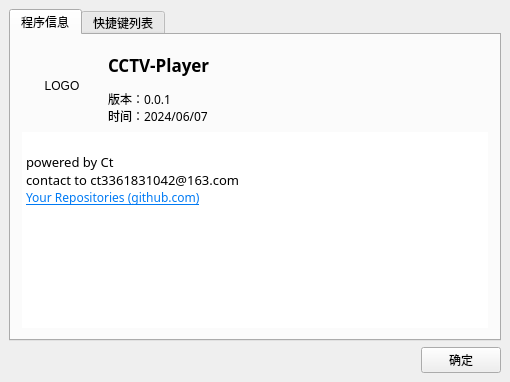
<?xml version="1.0" encoding="UTF-8"?>
<ui version="4.0">
 <class>About</class>
 <widget class="QWidget" name="About">
  <property name="geometry">
   <rect>
    <x>0</x>
    <y>0</y>
    <width>510</width>
    <height>382</height>
   </rect>
  </property>
  <property name="font">
   <font>
    <pointsize>9</pointsize>
   </font>
  </property>
  <property name="windowTitle">
   <string>0VoicePlayer 关于</string>
  </property>
  <property name="windowIcon">
   <iconset>
    <normaloff>://res/Player.ico</normaloff>://res/Player.ico</iconset>
  </property>
  <layout class="QGridLayout" name="gridLayout">
   <property name="leftMargin">
    <number>9</number>
   </property>
   <property name="topMargin">
    <number>9</number>
   </property>
   <property name="rightMargin">
    <number>9</number>
   </property>
   <property name="bottomMargin">
    <number>9</number>
   </property>
   <property name="spacing">
    <number>6</number>
   </property>
   <item row="0" column="0" colspan="2">
    <widget class="QTabWidget" name="tabWidget">
     <property name="currentIndex">
      <number>0</number>
     </property>
     <widget class="QWidget" name="tab">
      <attribute name="title">
       <string>程序信息</string>
      </attribute>
      <layout class="QGridLayout" name="gridLayout_4">
       <item row="0" column="0">
        <layout class="QVBoxLayout" name="verticalLayout">
         <item>
          <layout class="QHBoxLayout" name="horizontalLayout">
           <item>
            <widget class="QLabel" name="LogoLabel">
             <property name="minimumSize">
              <size>
               <width>80</width>
               <height>80</height>
              </size>
             </property>
             <property name="maximumSize">
              <size>
               <width>80</width>
               <height>80</height>
              </size>
             </property>
             <property name="text">
              <string>LOGO</string>
             </property>
             <property name="alignment">
              <set>Qt::AlignCenter</set>
             </property>
            </widget>
           </item>
           <item>
            <layout class="QGridLayout" name="gridLayout_2">
             <item row="0" column="0">
              <widget class="QLabel" name="label_2">
               <property name="font">
                <font>
                 <family>微软雅黑</family>
                 <pointsize>13</pointsize>
                 <weight>75</weight>
                 <bold>true</bold>
                </font>
               </property>
               <property name="text">
                <string>CCTV-Player</string>
               </property>
              </widget>
             </item>
             <item row="1" column="0">
              <widget class="QLabel" name="VersionLabel">
               <property name="font">
                <font>
                 <family>微软雅黑</family>
                 <pointsize>9</pointsize>
                </font>
               </property>
               <property name="text">
                <string>版本：0.0.1
时间：2024/06/07</string>
               </property>
              </widget>
             </item>
            </layout>
           </item>
          </layout>
         </item>
         <item>
          <widget class="QTextBrowser" name="textBrowser_2">
           <property name="font">
            <font>
             <family>微软雅黑</family>
             <pointsize>9</pointsize>
            </font>
           </property>
           <property name="frameShape">
            <enum>QFrame::NoFrame</enum>
           </property>
           <property name="html">
            <string>&lt;!DOCTYPE HTML PUBLIC &quot;-//W3C//DTD HTML 4.0//EN&quot; &quot;http://www.w3.org/TR/REC-html40/strict.dtd&quot;&gt;
&lt;html&gt;&lt;head&gt;&lt;meta name=&quot;qrichtext&quot; content=&quot;1&quot; /&gt;&lt;style type=&quot;text/css&quot;&gt;
p, li { white-space: pre-wrap; }
&lt;/style&gt;&lt;/head&gt;&lt;body style=&quot; font-family:'微软雅黑'; font-size:9pt; font-weight:400; font-style:normal;&quot;&gt;
&lt;p style=&quot;-qt-paragraph-type:empty; margin-top:0px; margin-bottom:0px; margin-left:0px; margin-right:0px; -qt-block-indent:0; text-indent:0px; font-family:'SimSun';&quot;&gt;&lt;br /&gt;&lt;/p&gt;
&lt;p style=&quot; margin-top:0px; margin-bottom:0px; margin-left:0px; margin-right:0px; -qt-block-indent:0; text-indent:0px;&quot;&gt;&lt;span style=&quot; font-family:'SimSun'; font-size:10pt;&quot;&gt;powered by Ct&lt;/span&gt;&lt;/p&gt;
&lt;p style=&quot; margin-top:0px; margin-bottom:0px; margin-left:0px; margin-right:0px; -qt-block-indent:0; text-indent:0px;&quot;&gt;&lt;span style=&quot; font-family:'SimSun'; font-size:10pt;&quot;&gt;contact to ct3361831042@163.com&lt;/span&gt;&lt;/p&gt;
&lt;p style=&quot; margin-top:0px; margin-bottom:0px; margin-left:0px; margin-right:0px; -qt-block-indent:0; text-indent:0px;&quot;&gt;&lt;a href=&quot;https://github.com/zzct666?tab=repositories&quot;&gt;&lt;span style=&quot; font-family:'SimSun'; text-decoration: underline; color:#007af4;&quot;&gt;Your Repositories (github.com)&lt;/span&gt;&lt;/a&gt;&lt;/p&gt;&lt;/body&gt;&lt;/html&gt;</string>
           </property>
           <property name="openExternalLinks">
            <bool>true</bool>
           </property>
          </widget>
         </item>
        </layout>
       </item>
      </layout>
     </widget>
     <widget class="QWidget" name="tab_2">
      <attribute name="title">
       <string>快捷键列表</string>
      </attribute>
      <layout class="QGridLayout" name="gridLayout_3">
       <item row="0" column="0">
        <widget class="QTextBrowser" name="textBrowser">
         <property name="frameShape">
          <enum>QFrame::NoFrame</enum>
         </property>
         <property name="html">
          <string>&lt;!DOCTYPE HTML PUBLIC &quot;-//W3C//DTD HTML 4.0//EN&quot; &quot;http://www.w3.org/TR/REC-html40/strict.dtd&quot;&gt;
&lt;html&gt;&lt;head&gt;&lt;meta name=&quot;qrichtext&quot; content=&quot;1&quot; /&gt;&lt;style type=&quot;text/css&quot;&gt;
p, li { white-space: pre-wrap; }
&lt;/style&gt;&lt;/head&gt;&lt;body style=&quot; font-family:'SimSun'; font-size:9pt; font-weight:400; font-style:normal;&quot;&gt;
&lt;p style=&quot; margin-top:0px; margin-bottom:0px; margin-left:0px; margin-right:0px; -qt-block-indent:0; text-indent:0px;&quot;&gt;&lt;span style=&quot; font-size:10pt;&quot;&gt;快捷键	指令&lt;/span&gt;&lt;/p&gt;
&lt;p style=&quot; margin-top:0px; margin-bottom:0px; margin-left:0px; margin-right:0px; -qt-block-indent:0; text-indent:0px;&quot;&gt;&lt;span style=&quot; font-size:10pt;&quot;&gt;----------------------------------&lt;/span&gt;&lt;/p&gt;
&lt;p style=&quot; margin-top:0px; margin-bottom:0px; margin-left:0px; margin-right:0px; -qt-block-indent:0; text-indent:0px;&quot;&gt;&lt;span style=&quot; font-size:10pt;&quot;&gt;Enter	屏幕-&amp;gt;全屏&lt;/span&gt;&lt;/p&gt;
&lt;p style=&quot; margin-top:0px; margin-bottom:0px; margin-left:0px; margin-right:0px; -qt-block-indent:0; text-indent:0px;&quot;&gt;&lt;span style=&quot; font-size:10pt;&quot;&gt;↑	声音-&amp;gt;音量 +&lt;/span&gt;&lt;/p&gt;
&lt;p style=&quot; margin-top:0px; margin-bottom:0px; margin-left:0px; margin-right:0px; -qt-block-indent:0; text-indent:0px;&quot;&gt;&lt;span style=&quot; font-size:10pt;&quot;&gt;↓	声音-&amp;gt;音量 -&lt;/span&gt;&lt;/p&gt;
&lt;p style=&quot; margin-top:0px; margin-bottom:0px; margin-left:0px; margin-right:0px; -qt-block-indent:0; text-indent:0px;&quot;&gt;&lt;span style=&quot; font-size:10pt;&quot;&gt;→	播放-&amp;gt;定位-&amp;gt;步进5 秒&lt;/span&gt;&lt;/p&gt;
&lt;p style=&quot; margin-top:0px; margin-bottom:0px; margin-left:0px; margin-right:0px; -qt-block-indent:0; text-indent:0px;&quot;&gt;&lt;span style=&quot; font-size:10pt;&quot;&gt;←	播放-&amp;gt;定位-&amp;gt;步退5 秒&lt;/span&gt;&lt;/p&gt;&lt;/body&gt;&lt;/html&gt;</string>
         </property>
        </widget>
       </item>
      </layout>
     </widget>
    </widget>
   </item>
   <item row="1" column="1" alignment="Qt::AlignRight">
    <widget class="QPushButton" name="ClosePushButton">
     <property name="layoutDirection">
      <enum>Qt::LeftToRight</enum>
     </property>
     <property name="text">
      <string>确定</string>
     </property>
     <property name="autoDefault">
      <bool>false</bool>
     </property>
    </widget>
   </item>
  </layout>
 </widget>
 <layoutdefault spacing="6" margin="11"/>
 <resources/>
 <connections/>
</ui>
